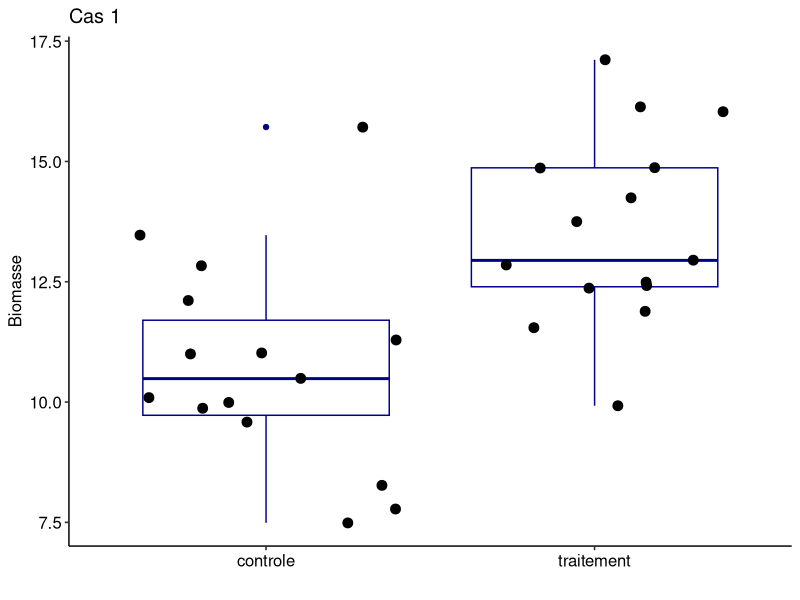
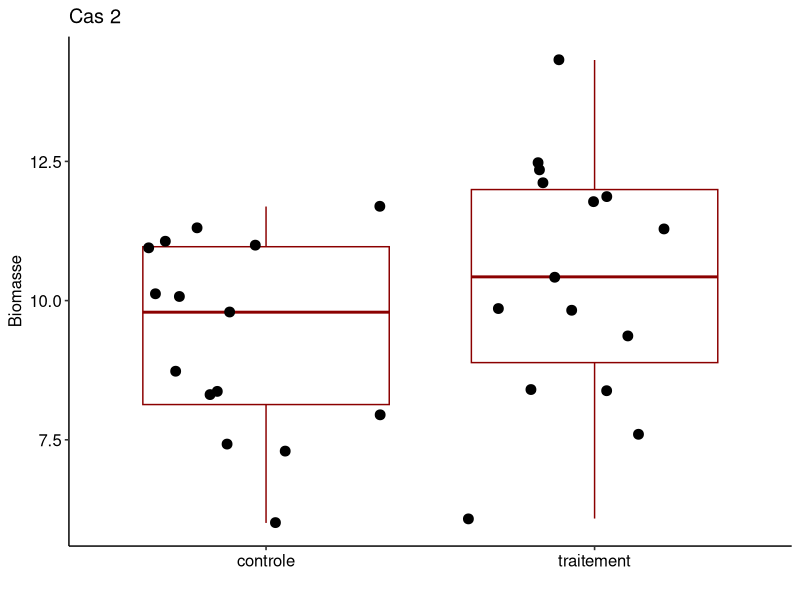
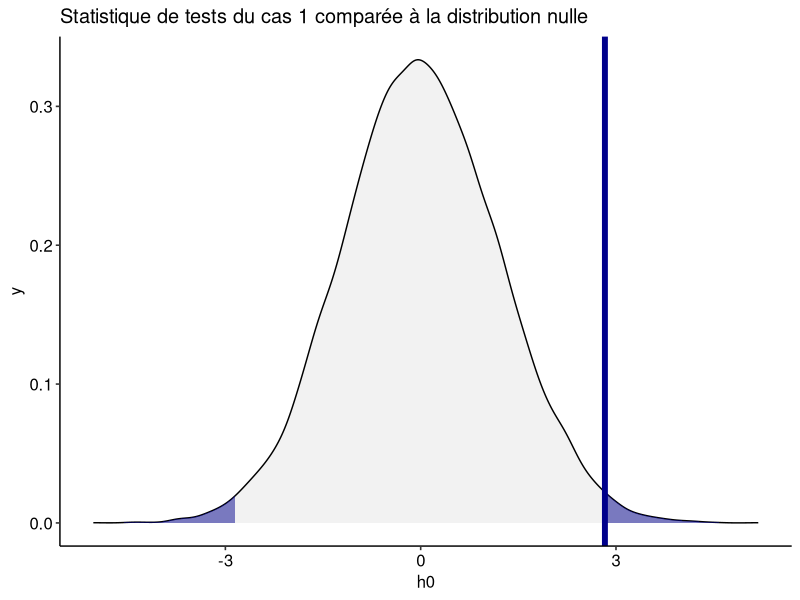
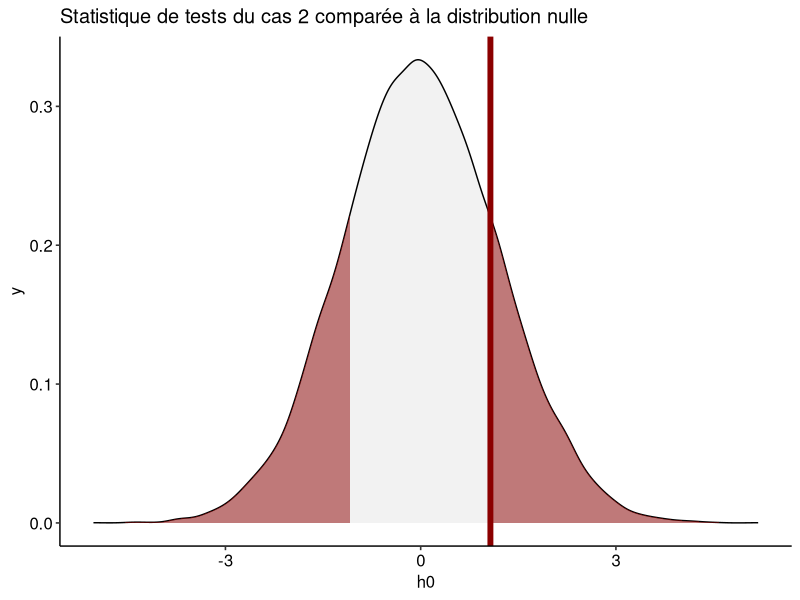
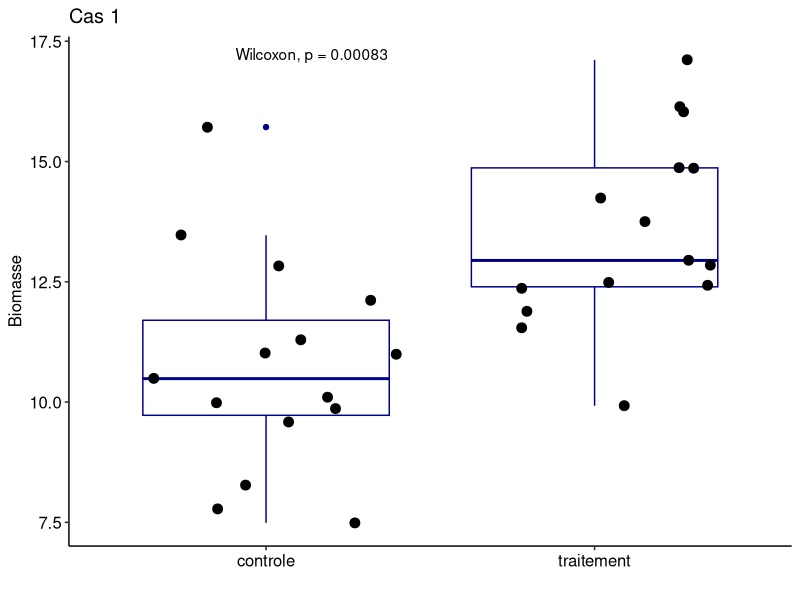
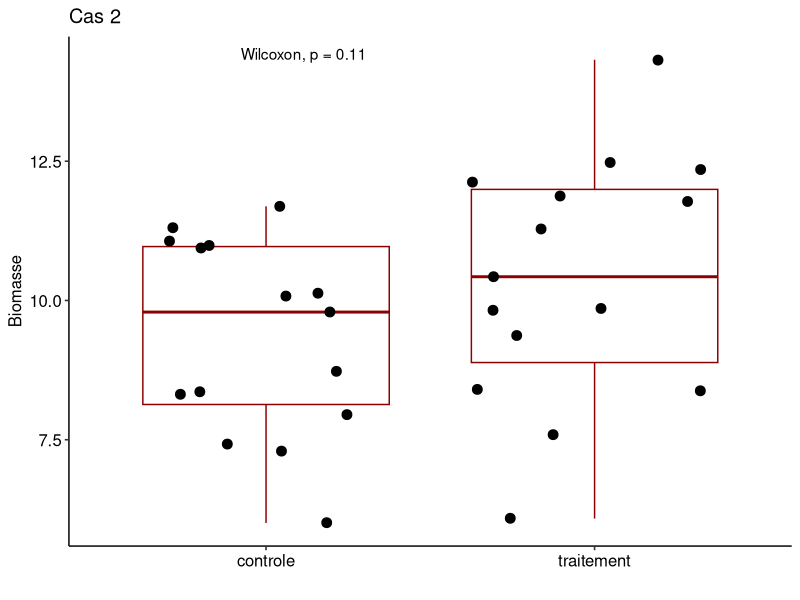
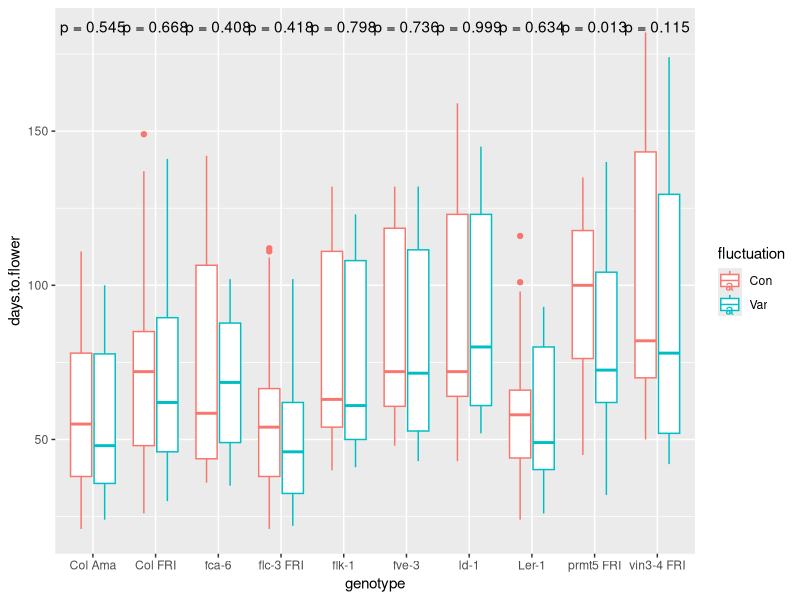
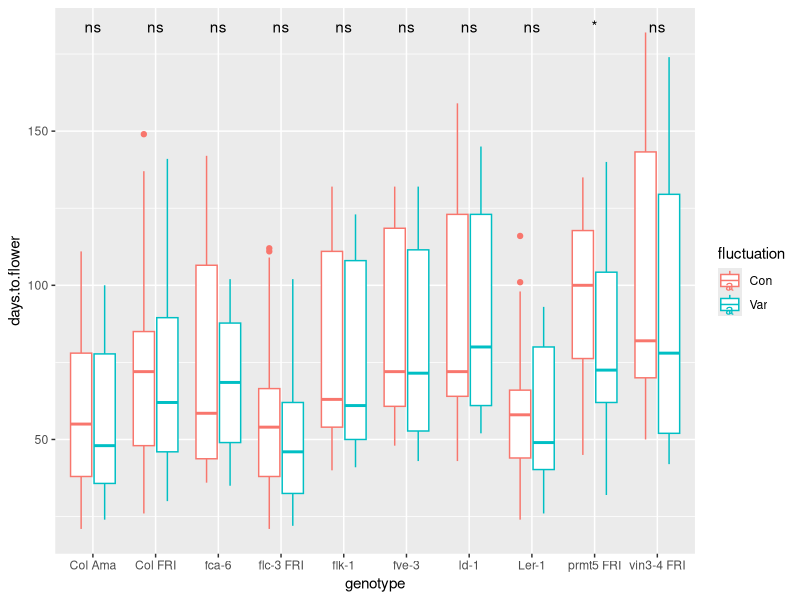

Reproduce these figures in R, in order.
## ---- chunk 1
knitr::opts_chunk$set(echo = TRUE)
## ---- chunk 2
library(tidyverse)
## ---- chunk 3
expt1 <- read_tsv("../data/burghardt_et_al_2015_expt1.txt")
## ---- chunk 4
library(ggpubr)
## ---- chunk 5
set.seed(116)
N <- 15
biomasse <- data.frame(controle = rnorm(n = N, mean = 10, sd = 2),
                       traitement = rnorm(n = N, mean = 14, sd = 2)) %>%
  pivot_longer(c(controle, traitement), names_to = "Traitement", values_to = "Biomasse")

ggplot(biomasse, aes(x=Traitement, y=Biomasse)) + 
  geom_boxplot(color="darkblue") + xlab("")+
  geom_jitter(size=3)+theme_pubr() + ggtitle("Cas 1")

biomasse_no_effect <- data.frame(controle = rnorm(n = N, mean = 10, sd = 2),
                       traitement = rnorm(n = N, mean = 10, sd = 2)) %>%
  pivot_longer(c(controle, traitement), names_to = "Traitement", values_to = "Biomasse")

ggplot(biomasse_no_effect, aes(x=Traitement, y=Biomasse)) + 
  geom_boxplot(color="darkred") + 
  geom_jitter(size=3)+xlab("")+
  theme_pubr()+ ggtitle("Cas 2")
## ---- chunk 6
observed_effect <- mean(biomasse[biomasse$Traitement=="traitement",]$Biomasse - biomasse[biomasse$Traitement!="traitement", ]$Biomasse)
observed_no_effect <- mean(biomasse_no_effect[biomasse_no_effect$Traitement=="traitement",]$Biomasse - biomasse_no_effect[biomasse_no_effect$Traitement!="traitement", ]$Biomasse)

h0 <- rnorm(n=20000, mean=0, sd=1.2)
df <- data.frame(h0)

density <- ggplot(data = df, aes(x=h0)) + geom_density(fill="grey", alpha = 0.2) + 
  theme_pubr() +
  geom_vline(xintercept = observed_effect, color="darkblue", size=2)+ 
  ggtitle("Statistique de tests du cas 1 comparée à la distribution nulle")

d <- ggplot_build(density)$data[[1]]
density + 
  geom_area(data = subset(d, x>observed_effect), aes(x=x, y=y), fill = "darkblue", alpha = 0.5)+
  geom_area(data = subset(d, x< -observed_effect), aes(x=x, y=y), fill = "darkblue", alpha = 0.5)
## ---- chunk 7
density <- ggplot(data = df, aes(x=h0)) + geom_density(fill="grey", alpha = 0.2) + 
  theme_pubr() +
  geom_vline(xintercept = observed_no_effect, color="darkred", size=2)+ 
  ggtitle("Statistique de tests du cas 2 comparée à la distribution nulle")

d <- ggplot_build(density)$data[[1]]
density + 
  geom_area(data = subset(d, x>observed_no_effect), aes(x=x, y=y), fill = "darkred", alpha = 0.5)+
  geom_area(data = subset(d, x< -observed_no_effect), aes(x=x, y=y), fill = "darkred", alpha = 0.5)
## ---- chunk 8
ggplot(biomasse, aes(x=Traitement, y=Biomasse)) + 
  geom_boxplot(color="darkblue") + xlab("")+
  geom_jitter(size=3)+theme_pubr() + stat_compare_means(method = "wilcox.test") + ggtitle("Cas 1")

ggplot(biomasse_no_effect, aes(x=Traitement, y=Biomasse)) + 
  geom_boxplot(color="darkred") + 
  geom_jitter(size=3)+xlab("")+
  theme_pubr() + stat_compare_means(method = "wilcox.test")+ ggtitle("Cas 2")
## ---- chunk 9
library(ggpubr)
## ---- chunk 10
ggplot(expt1, aes(genotype, days.to.flower, colour = fluctuation)) +
  geom_boxplot() +
  stat_compare_means(label = "p.format", method="t.test")
## ---- chunk 11
ggplot(expt1, aes(genotype, days.to.flower, colour = fluctuation)) +
  geom_boxplot() +
  stat_compare_means(label = "p.signif", method="t.test")
## ---- chunk 12
ggplot(expt1, aes(genotype, days.to.flower)) +
  geom_boxplot() +
  stat_compare_means(label = "p.format")
## ---- chunk 13
ggplot(expt1, aes(blade.length.mm, rosette.leaf.num)) +
    geom_point()+
  stat_cor()
## ---- chunk 14
ggplot(expt1, aes(blade.length.mm, rosette.leaf.num)) +
    geom_point()+
  stat_cor(method="spearman")
## ---- chunk 15
ggplot(expt1, aes(blade.length.mm, rosette.leaf.num, colour = fluctuation)) +
    geom_point()+
  stat_cor()
## ---- chunk 16
ggplot(expt1, aes(blade.length.mm, rosette.leaf.num, colour = fluctuation)) +
    geom_point()+
  stat_cor() +
  geom_smooth()
## ---- chunk 17
ggplot(expt1, aes(fluctuation, rosette.leaf.num)) +
  geom_violin() 
## ---- chunk 18
ggplot(expt1, aes(days.to.bolt, days.to.flower)) +
    geom_point() 
  
## ---- chunk 19

library(RColorBrewer)

## ---- chunk 20

display.brewer.all()

## ---- chunk 21

display.brewer.all(colorblindFriendly = TRUE)
